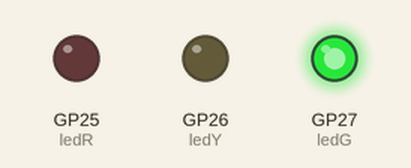
The program below on a simulated Raspberry Pi Pico running MicroPython. Shown: output pins drawn as LEDs (lit = HIGH).

Above: at 0.05 s.
At 0.75 s:
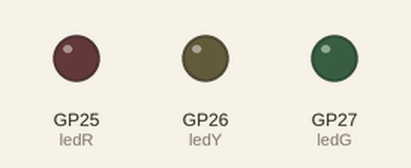
At 1.45 s:
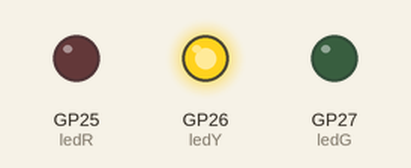
At 2.85 s:
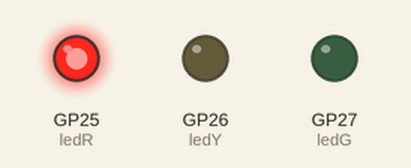
Timing chart, 0 to 3.1 s (numbered marks = the images above):
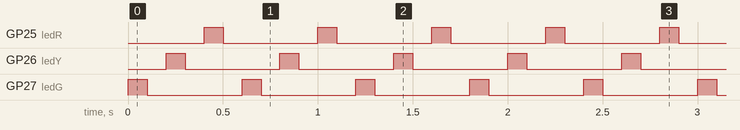

Measured:
- by itself, GP25 (ledR), GP26 (ledY), GP27 (ledG): alternates HIGH for 0.10 s and LOW for 0.50 s

The program:

job5-1.py
```python
from machine import Pin
from time import sleep

ledG = Pin(27, Pin.OUT)
ledY = Pin(26, Pin.OUT)
ledR = Pin(25, Pin.OUT)

while True:
  ledG.value(1)
  sleep(0.1)
  ledG.value(0)
  sleep(0.1)
  ledY.value(1)
  sleep(0.1)
  ledY.value(0)
  sleep(0.1)
  ledR.value(1)
  sleep(0.1)
  ledR.value(0)
  sleep(0.1)
```
